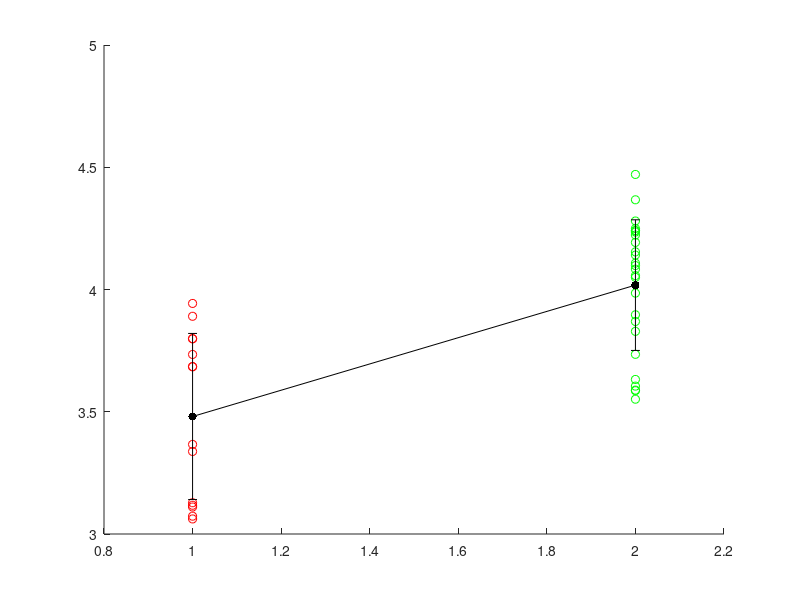

Write MATLAB code to recreate this figure. (Note: this script raises an error after producing the figure.)


load("Responses.mat");

correct_answer = [];
wrong_answer = [];
for i = 1:size(Responses,1)
    if Responses(i,4) == 1
        correct_answer = [correct_answer , Responses(i,1)];
    elseif Responses(i,4) == 0
        wrong_answer = [wrong_answer , Responses(i,1)];
    end
end

mean_right = mean(correct_answer);
mean_wrong = mean(wrong_answer);
sd_right = std(correct_answer);
sd_wrong = std(wrong_answer);
mean_s = [mean_wrong, mean_right];
sd_s = [sd_wrong, sd_right];

figure('Units','normalized','Position',[0.2,0.2,0.2,0.5]);
scatter(ones(size(wrong_answer,2),1),wrong_answer, 'r');
hold on;
scatter(ones(size(correct_answer,2),1)*2,correct_answer, 'g');
hold on;
scatter([1,2],mean_s, 'k', 'filled');
errorbar(mean_s,sd_s, 'k', 'LineStyle', 'none');
xlim([0 3]);
xticks([1,2]);
xticklabels({'Wrong Answers','Right Answers'})
ylabel('time (s)');
xlabel('wrong/right answer');
title({['Reaction time. Total mean =' num2str(mean(mean_s)) 's']})



